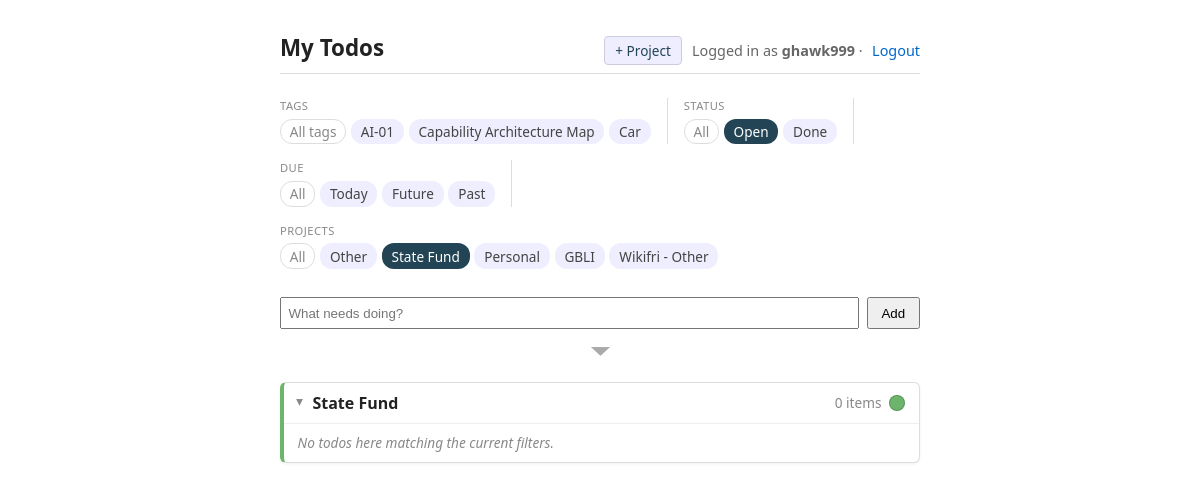
Screenshot of /?project=1 (signed in) with the database file from the repository.
### todos/models.py (models this page shows, shortened)
class Tag(models.Model):
    user = models.ForeignKey(
        settings.AUTH_USER_MODEL,
        on_delete=models.CASCADE,
        related_name='tags',
    )
    name = models.CharField(max_length=50)
    created_at = models.DateTimeField(auto_now_add=True)
    class Meta:
        ordering = ['name']
        constraints = [
            models.UniqueConstraint(Lower('name'), 'user', name='unique_tag_name_per_user_ci'),
        ]

class Project(models.Model):
    user = models.ForeignKey(
        settings.AUTH_USER_MODEL,
        on_delete=models.CASCADE,
        related_name='projects',
    )
    name = models.CharField(max_length=80)
    sort_order = models.PositiveIntegerField(default=0)
    is_catchall = models.BooleanField(default=False)
    color = models.CharField(max_length=7, blank=True, default='')
    created_at = models.DateTimeField(auto_now_add=True)
    class Meta:
        ordering = ['sort_order', 'name']
        constraints = [
            models.UniqueConstraint(fields=['user', 'name'], name='unique_project_name_per_user'),
            models.UniqueConstraint(
                fields=['user'],
                condition=models.Q(is_catchall=True),
                name='one_catchall_per_user',
            ),
        ]
    def __str__(self):
        return self.name

### todos/views.py (the view)
# urls.py: path('', views.todo_list, name='todo_list'),
@login_required
def todo_list(request):
    return render(request, 'todos/list.html', _list_context(request))

### todos/forms.py (shortened to what this page needs)
class ProjectForm(forms.ModelForm):
    class Meta:
        model = Project
        fields = ['name', 'color']
        widgets = {
            'name': forms.TextInput(attrs={'placeholder': 'New project name'}),
            'color': forms.TextInput(attrs={'type': 'color', 'style': 'width:3rem;height:2rem;padding:.1rem;cursor:pointer'}),
        }
    def __init__(self, *args, user=None, **kwargs):
        super().__init__(*args, **kwargs)
        self._user = user
        self.fields['color'].required = False

### todos/views.py (called while the page is built, shortened)
def _get_or_create_catchall(user):
    catchall = user.projects.filter(is_catchall=True).first()
    if catchall is not None:
        return catchall

def _active_tag(request):
    raw = (request.GET.get('tag') or '').strip()
    if not raw:
        return None
    return Tag.objects.filter(user=request.user, name__iexact=raw).first()

def _active_status(request):
    raw = request.GET.get('status')
    if raw is None:
        return 'open'  # default view: open todos only
    raw = raw.strip().lower()
    if raw == 'all':
        return None
    return raw if raw in STATUS_CHOICES else 'open'

def _active_due(request):
    raw = (request.GET.get('due') or '').strip().lower()
    return raw if raw in DUE_CHOICES else None

def _active_project(request):
    raw = (request.GET.get('project') or '').strip()
    if not raw:
        return None
    return request.user.projects.filter(pk=raw).first() if raw.isdigit() else None

### todos/templates/todos/list.html (shortened to what this page needs)
{% extends "base.html" %}
{% block header_actions %}
    <button type="button" id="new-project-btn" class="btn-new-project">+ Project</button>
{% endblock %}
{% block content %}
    <div class="filter-bar">
        {% if used_tags %}
            <div class="filter-group">
                <div class="filter-label">Tags</div>
                <div class="filter-pills">
                    <a class="chip clear {% if not active_tag %}active{% endif %}" href="{% querystring tag=None %}">All tags</a>
                    {% for tag in used_tags %}
                        <a class="chip {% if active_tag and active_tag.pk == tag.pk %}active{% endif %}"
                           href="{% querystring tag=tag.name %}">{{ tag.name }}</a>
                    {% endfor %}
                </div>
            </div>
        {% endif %}
        <div class="filter-group">
            <div class="filter-label">Status</div>
            <div class="filter-pills">
                <a class="chip clear {% if not active_status %}active{% endif %}" href="{% querystring status='all' %}">All</a>
                <a class="chip {% if active_status == 'open' %}active{% endif %}" href="{% querystring status='open' %}">Open</a>
                <a class="chip {% if active_status == 'done' %}active{% endif %}" href="{% querystring status='done' %}">Done</a>
            </div>
        </div>
        <div class="filter-group">
            <div class="filter-label">Due</div>
            <div class="filter-pills">
                <a class="chip clear {% if not active_due %}active{% endif %}" href="{% querystring due=None %}">All</a>
                <a class="chip {% if active_due == 'today' %}active{% endif %}" href="{% querystring due='today' %}">Today</a>
                <a class="chip {% if active_due == 'future' %}active{% endif %}" href="{% querystring due='future' %}">Future</a>
                <a class="chip {% if active_due == 'past' %}active{% endif %}" href="{% querystring due='past' %}">Past</a>
            </div>
        </div>
        {% if projects %}
            <div class="filter-group">
                <div class="filter-label">Projects</div>
                <div class="filter-pills">
                    <a class="chip clear {% if not active_project %}active{% endif %}" href="{% querystring project=None %}">All</a>
                    {% for project in projects %}
                        <a class="chip {% if active_project and active_project.pk == project.pk %}active{% endif %}"
                           href="{% querystring project=project.pk %}">{{ project.name }}</a>
                    {% endfor %}
                </div>
            </div>
        {% endif %}
    </div>
    <form class="add-form" method="post" action="{% url 'todo_add' %}">
        <div class="add-row">
            {{ todo_form.title }}
            <button type="submit">Add</button>
        </div>
        <details class="add-more" {% if todo_form.project.errors or todo_form.tags_text.errors or todo_form.due_date.errors or todo_form.day_of_week.errors %}open{% endif %}>
            <summary title="Show / hide project, tags, due date, and recurring options"></summary>
        </details>
    </form>
    <div id="project-cards">
    {% for group in groups %}
        <details class="card draggable" open draggable="true" data-project-id="{{ group.project.pk }}" style="--card-accent: {{ group.color }}">
            <summary>
                <span class="card-title">{{ group.project.name }}</span>
                <span class="card-count">{{ group.todos|length }} item{{ group.todos|length|pluralize }}</span>
                <button type="button" class="card-color-btn" style="background:{{ group.color }}" data-project-id="{{ group.project.pk }}" title="Edit project color" aria-label="Edit project"></button>
            </summary>
            {% if group.todos %}
                <ul class="todos">
                    {% for todo in group.todos %}
                        <li class="{% if todo.done %}done{% endif %}">
                            <form class="inline toggle-form" method="post" action="{% url 'todo_toggle' todo.pk %}">
                                {% csrf_token %}
                                {% if active_tag %}<input type="hidden" name="next_tag" value="{{ active_tag.name }}">{% endif %}
                                <input type="hidden" name="next_status" value="{{ active_status|default:'all' }}">
                                {% if active_due %}<input type="hidden" name="next_due" value="{{ active_due }}">{% endif %}
                                {% if active_project %}<input type="hidden" name="next_project" value="{{ active_project.pk }}">{% endif %}
                                <input type="checkbox" class="todo-check" {% if todo.done %}checked{% endif %} title="Toggle done" aria-label="Mark complete">
                            </form>
                            <span class="title">
                                {{ todo.title }}
                                {% for t in todo.tags.all %}<span class="row-tag">{{ t.name }}</span>{% endfor %}
                            </span>
                            {% if todo.due_date %}
                                <span class="due-date">due {{ todo.due_date|date:"M j" }}</span>
                            {% endif %}
                            <a href="{% url 'todo_edit' todo.pk %}{% querystring %}" class="edit-btn" title="Edit" aria-label="Edit todo">✎</a>
                            <form class="inline" method="post" action="{% url 'todo_delete' todo.pk %}">
                                {% csrf_token %}
                                {% if active_tag %}<input type="hidden" name="next_tag" value="{{ active_tag.name }}">{% endif %}
                                <input type="hidden" name="next_status" value="{{ active_status|default:'all' }}">
                                {% if active_due %}<input type="hidden" name="next_due" value="{{ active_due }}">{% endif %}
                                {% if active_project %}<input type="hidden" name="next_project" value="{{ active_project.pk }}">{% endif %}
                                <button type="submit" class="delete-btn" title="Delete" aria-label="Delete todo">✕</button>
                            </form>
                        </li>
                    {% endfor %}
                </ul>
            {% else %}
                <p class="card-empty">No todos here{% if active_tag or active_status %} matching the current filters{% endif %}.</p>
            {% endif %}
        </details>
    {% empty %}
        <p style="color:#666">No projects yet — add one above, or add a todo (it'll go into "Other").</p>
    {% endfor %}
    </div>
{% endblock %}

### todos/templates/base.html (shortened to what this page needs)
{% load static %}
<!doctype html>
<html lang="en">
<head>
</head>
<body>
<header>
    <h1>My Todos</h1>
    <nav>
        {% if user.is_authenticated %}
            {% block header_actions %}{% endblock %}
            <span class="nav-user">Logged in as <strong>{{ user.username }}</strong> ·</span>
            <form class="inline" method="post" action="{% url 'logout' %}">
                <button type="submit" class="link">Logout</button>
            </form>
        {% else %}
            <a href="{% url 'login' %}">Login</a> · <a href="{% url 'signup' %}">Sign up</a>
        {% endif %}
    </nav>
</header>
<main>
    {% block content %}{% endblock %}
</main>
</body>
</html>

### todos/templates/base.html (style rules this page uses)
body { font-family: system-ui, sans-serif; max-width: 640px; margin: 2rem auto; padding: 0 1rem; color: #222; }
header { display: flex; justify-content: space-between; align-items: baseline; border-bottom: 1px solid #ddd; padding-bottom: .5rem; margin-bottom: 1.5rem; }
header h1 { margin: 0; font-size: 1.4rem; }
header nav { font-size: .9rem; color: #666; display: flex; align-items: center; gap: .6rem; }
header nav .nav-user { line-height: 1.6; }
header nav a, header nav .link { color: #06c; text-decoration: none; background: none; border: none; padding: 0; cursor: pointer; font: inherit; }
form.inline { display: inline; }
.add-form { display: flex; flex-direction: column; gap: .25rem; margin-bottom: 1rem; }
.add-form .add-row { display: flex; gap: .5rem; align-items: center; }
.add-form .add-row input[type=text] { flex: 1; padding: .4rem; }
.add-form input[type=text] { padding: .4rem; }
.add-form button { padding: .4rem .8rem; }
.add-form details.add-more > summary { cursor: pointer; user-select: none; list-style: none; color: #aaa; padding: .35rem 0; width: 100%; text-align: center; border-radius: 4px; transition: background .1s, color .1s; }
.add-form details.add-more > summary::before { content: '▾'; display: inline-block; font-size: 1.1rem; line-height: 1; transform: scaleX(2.2); transition: transform .15s; transform-origin: center; }
button.link { color: #c33; }
.btn-new-project { padding: .25rem .65rem; background: #eef; color: #245; border: 1px solid #ccd; border-radius: 4px; cursor: pointer; font: inherit; font-size: .85rem; }
details.card { border: 1px solid #ddd; border-left: 4px solid var(--card-accent, #ddd); border-radius: 6px; margin: 1rem 0; background: #fff; }
details.card[open] { box-shadow: 0 1px 3px rgba(0,0,0,.06); }
details.card summary { padding: .55rem .85rem; cursor: pointer; user-select: none; display: flex; align-items: center; gap: .5rem; list-style: none; }
details.card summary::before { content: '▸'; color: #888; font-size: .85rem; transition: transform .15s; display: inline-block; flex-shrink: 0; }
details.card[open] summary::before { transform: rotate(90deg); }
details.card[open] summary { border-bottom: 1px solid #eee; }
details.card .card-title { font-weight: 600; }
details.card .card-count { color: #888; font-size: .85rem; margin-left: auto; }
details.card .card-empty { padding: .6rem .85rem; color: #888; font-size: .85rem; font-style: italic; margin: 0; }
details.card.draggable > summary { cursor: grab; }
.card-color-btn { width: 1rem; height: 1rem; border-radius: 50%; border: 1.5px solid rgba(0,0,0,.2); cursor: pointer; padding: 0; flex-shrink: 0; background: var(--card-accent, #ddd); }
.filter-bar { display: flex; align-items: stretch; gap: 1rem; margin: .25rem 0 1.75rem; flex-wrap: wrap; font-size: .85rem; }
.filter-group { display: flex; flex-direction: column; gap: .35rem; min-width: 0; }
.filter-label { font-size: .7rem; color: #888; text-transform: uppercase; letter-spacing: .04em; }
.filter-pills { display: flex; flex-wrap: wrap; gap: .3rem; }
.chip { color: #444; background: #eef; padding: .15rem .55rem; border-radius: 12px; text-decoration: none; border: 1px solid transparent; }
.chip.active { background: #245; color: #fff; }
.chip.clear { background: transparent; color: #888; border-color: #ddd; }

### rows the page displays
Tag: name "AI-01"
Tag: name "Capability Architecture Map"
Tag: name "Car"
Project: name "Other"
Project: name "State Fund", project.name "State Fund", todos|length "0"
Project: name "Personal"
Project: name "GBLI"
Project: name "Wikifri - Other"

### other values shown
{{ user.username }} "ghawk999"
